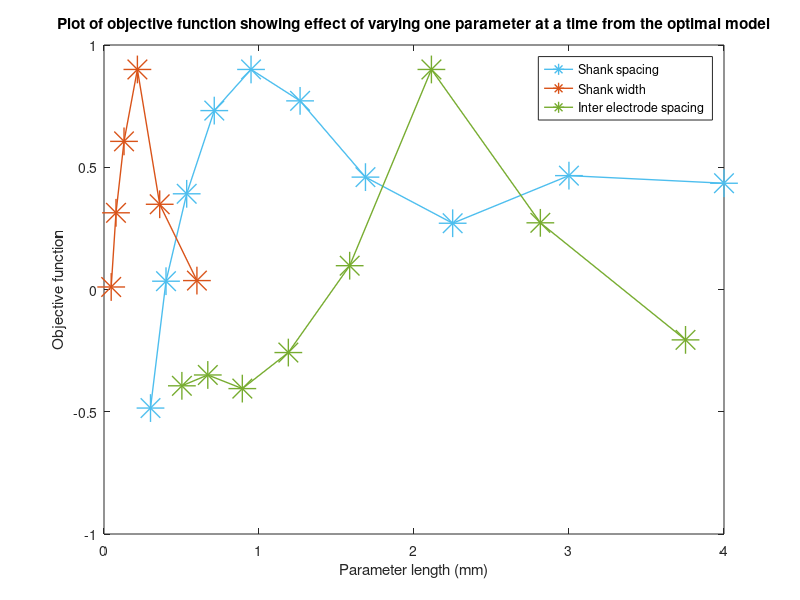

MATLAB code to generate this figure:
load('sumplot.mat'); %objective function data from objectivefunctionsum script, omits configurations with value 0
load('tconfig2.mat');
%% This script plots the objection function for the optimal config and the configs that are neighbouring it. 
% Varying only one parameter at a time and fixing all the others
index = 1:length(tconfig);

%% Varying shank spacing from optimal, fixing all the other parameters

cfgnum =611;   %configuration of interest (in this case the optimal)
Pcen = [tconfig(1,cfgnum);tconfig(2,cfgnum);tconfig(3,cfgnum)];
figure
%subplot(3,1,1)   can use subplot if want separate graphs
a=2;   % fixing shank width
b=3;   % fixing electrode spacing
set= tconfig(a,:)==Pcen(a)&tconfig(b,:)==Pcen(b);
seti = index(set);
setCF = tconfig(:,seti);
setCF(12,:) = seti;
setCF(13,:) = sumplot(seti);
plot( setCF(1,:),setCF(13,:),'Marker','*','MarkerSize',20,'Linewidth',1,'Color','#4DBEEE');
title('Plot of objective function showing effect of varying one parameter at a time from the optimal model')
ylabel('Objective function')
xlabel('Parameter length (mm)')
hold on
%% Varying shank depth parameter from optimal, fixing other parameters

%subplot(3,1,2)
a=1;     %fixing shank spacing
b=3;     %fixing electrode spacing
set= tconfig(a,:)==Pcen(a)&tconfig(b,:)==Pcen(b);
seti = index(set);
setCF = tconfig(:,seti);
setCF(12,:) = seti;
setCF(13,:) = sumplot(seti);
plot( setCF(2,:),setCF(13,:),'Marker','*','MarkerSize',20,'Linewidth',1,'Color','#D95319');
% %title('Varying shank width only') %Can uncomment if doing separate plots
% ylabel('Objective function')
% xlabel('Shank width (mm)')
hold on
%% Varying electrode spacing from optimal, fixing all the other parameters

%subplot(3,1,3)
a=1;     %fixing shak spacing
b=2;     %fixing shank width
set= tconfig(a,:)==Pcen(a)&tconfig(b,:)==Pcen(b);
seti = index(set);
setCF = tconfig(:,seti);
setCF(12,:) = seti;
setCF(13,:) = sumplot(seti);
%plot([tconfig(2,582) setCF(2,5:9)],[ sumplot(582) setCF(13,5:9)],'Marker','*','MarkerSize',10);
plot( setCF(3,:),setCF(13,:),'Marker','*','MarkerSize',20,'Linewidth',1,'Color','#77AC30');
% %title('Varying inter electrode spacing only') %Can uncomment if doing separate plots
% ylabel('Objective function')
% xlabel('Inter electrode spacing (mm)')

legend('Shank spacing','Shank width','Inter electrode spacing')
